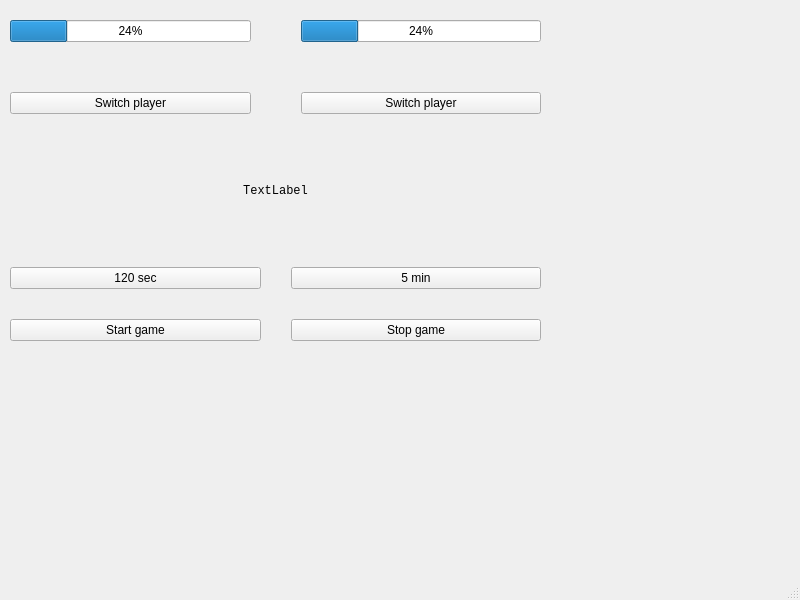
<?xml version="1.0" encoding="UTF-8"?>
<ui version="4.0">
 <class>MainWindow</class>
 <widget class="QMainWindow" name="MainWindow">
  <property name="geometry">
   <rect>
    <x>0</x>
    <y>0</y>
    <width>800</width>
    <height>600</height>
   </rect>
  </property>
  <property name="windowTitle">
   <string>MainWindow</string>
  </property>
  <widget class="QWidget" name="centralwidget">
   <widget class="QWidget" name="layoutWidget">
    <property name="geometry">
     <rect>
      <x>10</x>
      <y>20</y>
      <width>531</width>
      <height>321</height>
     </rect>
    </property>
    <layout class="QVBoxLayout" name="verticalLayout_3">
     <property name="spacing">
      <number>30</number>
     </property>
     <item>
      <layout class="QHBoxLayout" name="horizontalLayout">
       <property name="spacing">
        <number>50</number>
       </property>
       <item>
        <layout class="QVBoxLayout" name="verticalLayout">
         <item>
          <widget class="QProgressBar" name="progressBarPlayerA">
           <property name="value">
            <number>24</number>
           </property>
          </widget>
         </item>
         <item>
          <widget class="QPushButton" name="pushButtonPlayerA">
           <property name="text">
            <string>Switch player</string>
           </property>
           <property name="player" stdset="0">
            <number>0</number>
           </property>
          </widget>
         </item>
        </layout>
       </item>
       <item>
        <layout class="QVBoxLayout" name="verticalLayout_2">
         <item>
          <widget class="QProgressBar" name="progressBarPlayerB">
           <property name="value">
            <number>24</number>
           </property>
          </widget>
         </item>
         <item>
          <widget class="QPushButton" name="pushButtonPlayerB">
           <property name="text">
            <string>Switch player</string>
           </property>
           <property name="player" stdset="0">
            <number>1</number>
           </property>
          </widget>
         </item>
        </layout>
       </item>
      </layout>
     </item>
     <item>
      <widget class="QLabel" name="labelGameInfo">
       <property name="font">
        <font>
         <family>Consolas</family>
        </font>
       </property>
       <property name="text">
        <string>TextLabel</string>
       </property>
       <property name="alignment">
        <set>Qt::AlignCenter</set>
       </property>
      </widget>
     </item>
     <item>
      <layout class="QHBoxLayout" name="horizontalLayout_2">
       <item>
        <widget class="QPushButton" name="pushButtonPlaytime120">
         <property name="text">
          <string>120 sec</string>
         </property>
         <property name="gameTime" stdset="0">
          <number>120</number>
         </property>
        </widget>
       </item>
       <item>
        <widget class="QPushButton" name="pushButtonPlaytime300">
         <property name="text">
          <string>5 min</string>
         </property>
         <property name="gameTime" stdset="0">
          <number>300</number>
         </property>
        </widget>
       </item>
      </layout>
     </item>
     <item>
      <layout class="QHBoxLayout" name="horizontalLayout_3">
       <item>
        <widget class="QPushButton" name="pushButtonStart">
         <property name="text">
          <string>Start game</string>
         </property>
        </widget>
       </item>
       <item>
        <widget class="QPushButton" name="pushButtonStop">
         <property name="text">
          <string>Stop game</string>
         </property>
        </widget>
       </item>
      </layout>
     </item>
    </layout>
   </widget>
  </widget>
  <widget class="QMenuBar" name="menubar">
   <property name="geometry">
    <rect>
     <x>0</x>
     <y>0</y>
     <width>800</width>
     <height>21</height>
    </rect>
   </property>
  </widget>
  <widget class="QStatusBar" name="statusbar"/>
 </widget>
 <resources/>
 <connections/>
</ui>
